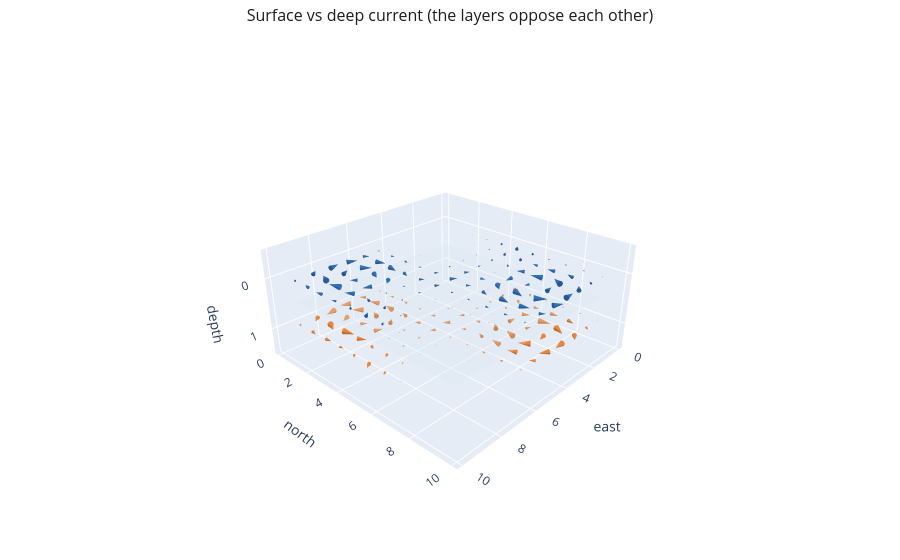

Write notebook code for a chart like this one.
### Markdown cell above
## 3. The medium: a physically-grounded synthetic ocean

`OceanMedium` is not an arbitrary vector field. It is the sum of named oceanographic
components, each chosen because it is real — not because the solver can handle it:

| Component | Form | Why |
|---|---|---|
| Geostrophic | $W_g=\nabla^\perp\psi$ | the mesoscale flow is the curl of sea-surface height; divergence-free |
| Baroclinic structure | two-layer (thermocline) | the deep layer flows *opposite* to the surface — the depth-riding opportunity |
| Ekman | curl-free, surface-trapped | wind-driven, divergent — a part no stream function can represent |
| Time variation | meander drift; a deep window opening and closing | the mesoscale evolves |

The vehicle is a buoyancy-driven glider: no propeller, slow, and therefore operating
*near* the mild-wind boundary. Its sea tensor is $H(x)=I/(s_\text{max}\,\text{sf}(x))^2$,
where a cold/dense "lens" lowers the achievable speed (more drag).

Below, the surface current (blue) and the deep current (orange) are shown as 3-D cones.
Note that they point in roughly opposite directions — that opposition is what a diving
glider can exploit.

### Code cell
medium = OceanMedium()          # fully time-varying
glider = Glider(glide_angle_max_deg=None)

# Surface vs deep current at a moment when the deep window is open.
t_show = 2.0
base_s, W_s = current_grid(medium, t_show, depth=0.05)
base_d, W_d = current_grid(medium, t_show, depth=0.92)

fig = go.Figure()
fig.add_trace(plotly_cones(base_s, W_s, name="surface current", color=PALETTE["primary"],
                           sizeref=0.6))
fig.add_trace(plotly_cones(base_d, W_d, name="deep current", color=PALETTE["accent"],
                           sizeref=0.6))
# A faint thermocline sheet separating the two layers.
gx = np.linspace(0.6, 9.4, 2); gy = np.linspace(0.6, 9.4, 2)
GX, GY = np.meshgrid(gx, gy)
fig.add_trace(go.Surface(x=GX, y=GY, z=np.full_like(GX, medium.z_thermocline),
                         colorscale=[[0, PALETTE["surface"]], [1, PALETTE["surface"]]],
                         opacity=0.25, showscale=False, hoverinfo="skip", name="thermocline"))
ocean_layout(fig, "Surface vs deep current (the layers oppose each other)")
fig.show()
